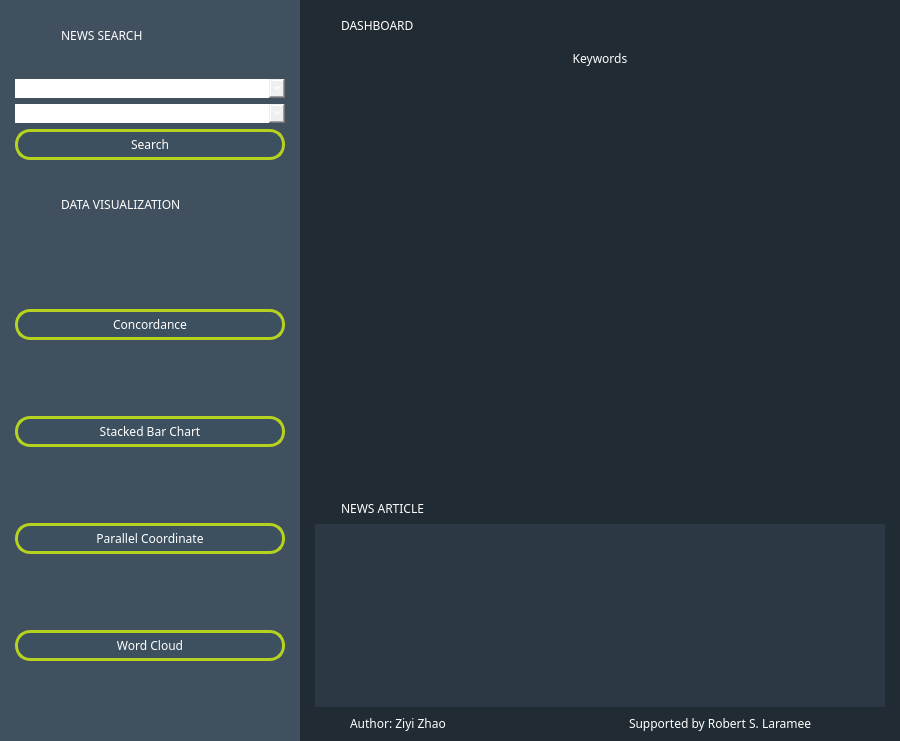
<?xml version="1.0" encoding="UTF-8"?>
<ui version="4.0">
 <class>MainWindow</class>
 <widget class="QMainWindow" name="MainWindow">
  <property name="geometry">
   <rect>
    <x>0</x>
    <y>0</y>
    <width>900</width>
    <height>741</height>
   </rect>
  </property>
  <property name="windowTitle">
   <string>MainWindow</string>
  </property>
  <widget class="QWidget" name="centralwidget">
   <property name="styleSheet">
    <string notr="true">*{
color:#fff;
font-family: NovaFlat;
font-size:12px;
border: nine;
background: none;
}
#centralwidget{
background-color: rgb(33, 43, 51);
}

</string>
   </property>
   <layout class="QHBoxLayout" name="horizontalLayout">
    <property name="spacing">
     <number>0</number>
    </property>
    <property name="leftMargin">
     <number>0</number>
    </property>
    <property name="topMargin">
     <number>0</number>
    </property>
    <property name="rightMargin">
     <number>0</number>
    </property>
    <property name="bottomMargin">
     <number>0</number>
    </property>
    <item>
     <widget class="QWidget" name="widget_1" native="true">
      <property name="minimumSize">
       <size>
        <width>300</width>
        <height>0</height>
       </size>
      </property>
      <property name="styleSheet">
       <string notr="true">#widget_1{

background-color: rgb(65, 80, 95);
}

#Search QPushButton{
         padding: 4px;
		background-color: rgb(61, 80, 95);
		border-radius: 15px;
		border: 3px solid rgb(180, 210, 30);
}

#Search QPushButton:hover{
		background-color: rgb(180, 210, 30);
}


#Buttonsum QPushButton{
         padding: 4px;
		background-color: rgb(61, 80, 95);
		border-radius: 15px;
		border: 3px solid rgb(180, 210, 30);
}

#Buttonsum QPushButton:hover{
		background-color: rgb(180, 210, 30);
}
</string>
      </property>
      <layout class="QVBoxLayout" name="verticalLayout">
       <property name="leftMargin">
        <number>6</number>
       </property>
       <property name="topMargin">
        <number>6</number>
       </property>
       <property name="rightMargin">
        <number>6</number>
       </property>
       <property name="bottomMargin">
        <number>6</number>
       </property>
       <item alignment="Qt::AlignTop">
        <widget class="QFrame" name="Label_1">
         <property name="styleSheet">
          <string notr="true"/>
         </property>
         <property name="frameShape">
          <enum>QFrame::StyledPanel</enum>
         </property>
         <property name="frameShadow">
          <enum>QFrame::Raised</enum>
         </property>
         <layout class="QHBoxLayout" name="horizontalLayout_2">
          <item>
           <widget class="QLabel" name="label_1">
            <property name="minimumSize">
             <size>
              <width>40</width>
              <height>40</height>
             </size>
            </property>
            <property name="maximumSize">
             <size>
              <width>40</width>
              <height>40</height>
             </size>
            </property>
            <property name="text">
             <string/>
            </property>
            <property name="pixmap">
             <pixmap resource="resources.qrc">:/icons/icons/8725474_book_reader_icon.png</pixmap>
            </property>
            <property name="scaledContents">
             <bool>true</bool>
            </property>
           </widget>
          </item>
          <item>
           <widget class="QLabel" name="icon_1">
            <property name="font">
             <font>
              <family>NovaFlat</family>
              <pointsize>-1</pointsize>
             </font>
            </property>
            <property name="text">
             <string>NEWS SEARCH</string>
            </property>
            <property name="scaledContents">
             <bool>false</bool>
            </property>
           </widget>
          </item>
         </layout>
        </widget>
       </item>
       <item>
        <widget class="QFrame" name="Search">
         <property name="styleSheet">
          <string notr="true"/>
         </property>
         <property name="frameShape">
          <enum>QFrame::StyledPanel</enum>
         </property>
         <property name="frameShadow">
          <enum>QFrame::Raised</enum>
         </property>
         <layout class="QVBoxLayout" name="verticalLayout_8">
          <item>
           <widget class="QComboBox" name="comboBox_year">
            <property name="enabled">
             <bool>true</bool>
            </property>
            <property name="mouseTracking">
             <bool>true</bool>
            </property>
            <property name="maxVisibleItems">
             <number>5</number>
            </property>
            <property name="maxCount">
             <number>10</number>
            </property>
            <property name="insertPolicy">
             <enum>QComboBox::NoInsert</enum>
            </property>
            <item>
             <property name="text">
              <string>ALL</string>
             </property>
            </item>
            <item>
             <property name="text">
              <string>2016</string>
             </property>
            </item>
            <item>
             <property name="text">
              <string>2017</string>
             </property>
            </item>
            <item>
             <property name="text">
              <string>2018</string>
             </property>
            </item>
            <item>
             <property name="text">
              <string>2019</string>
             </property>
            </item>
            <item>
             <property name="text">
              <string>2020</string>
             </property>
            </item>
           </widget>
          </item>
          <item>
           <widget class="QComboBox" name="comboBox_pub">
            <property name="font">
             <font>
              <family>NovaFlat</family>
              <pointsize>-1</pointsize>
             </font>
            </property>
            <property name="maxVisibleItems">
             <number>5</number>
            </property>
            <property name="maxCount">
             <number>10</number>
            </property>
            <property name="insertPolicy">
             <enum>QComboBox::NoInsert</enum>
            </property>
            <item>
             <property name="text">
              <string>ALL</string>
             </property>
            </item>
            <item>
             <property name="text">
              <string>Reuters</string>
             </property>
            </item>
            <item>
             <property name="text">
              <string>The New York Times</string>
             </property>
            </item>
            <item>
             <property name="text">
              <string>CNBC</string>
             </property>
            </item>
            <item>
             <property name="text">
              <string>The Hill</string>
             </property>
            </item>
            <item>
             <property name="text">
              <string>People</string>
             </property>
            </item>
            <item>
             <property name="text">
              <string>CNN</string>
             </property>
            </item>
           </widget>
          </item>
          <item>
           <widget class="QPushButton" name="searchButton">
            <property name="styleSheet">
             <string notr="true">#frame_3 QPushButton{
         padding: 4px;
		background-color: rgb(61, 80, 95);
		border-radius: 15px;
		border: 3px solid rgb(180, 210, 30);
}

#frame_3 QPushButton:hover{
		background-color: rgb(180, 210, 30);
}

</string>
            </property>
            <property name="text">
             <string>Search</string>
            </property>
            <property name="icon">
             <iconset resource="resources.qrc">
              <normaloff>:/icons/icons/8726285_search_plus_icon.png</normaloff>:/icons/icons/8726285_search_plus_icon.png</iconset>
            </property>
           </widget>
          </item>
         </layout>
        </widget>
       </item>
       <item alignment="Qt::AlignTop">
        <widget class="QFrame" name="Label_2">
         <property name="styleSheet">
          <string notr="true"/>
         </property>
         <property name="frameShape">
          <enum>QFrame::StyledPanel</enum>
         </property>
         <property name="frameShadow">
          <enum>QFrame::Raised</enum>
         </property>
         <layout class="QHBoxLayout" name="horizontalLayout_5">
          <item>
           <widget class="QLabel" name="icon_2">
            <property name="minimumSize">
             <size>
              <width>40</width>
              <height>40</height>
             </size>
            </property>
            <property name="maximumSize">
             <size>
              <width>40</width>
              <height>40</height>
             </size>
            </property>
            <property name="text">
             <string/>
            </property>
            <property name="pixmap">
             <pixmap resource="resources.qrc">:/icons/icons/8726091_image_icon.png</pixmap>
            </property>
            <property name="scaledContents">
             <bool>true</bool>
            </property>
           </widget>
          </item>
          <item>
           <widget class="QLabel" name="label_2">
            <property name="text">
             <string>DATA VISUALIZATION</string>
            </property>
           </widget>
          </item>
         </layout>
        </widget>
       </item>
       <item>
        <widget class="QFrame" name="Buttonsum">
         <property name="sizePolicy">
          <sizepolicy hsizetype="Preferred" vsizetype="Expanding">
           <horstretch>0</horstretch>
           <verstretch>0</verstretch>
          </sizepolicy>
         </property>
         <property name="frameShape">
          <enum>QFrame::StyledPanel</enum>
         </property>
         <property name="frameShadow">
          <enum>QFrame::Raised</enum>
         </property>
         <layout class="QVBoxLayout" name="verticalLayout_3">
          <property name="topMargin">
           <number>0</number>
          </property>
          <property name="bottomMargin">
           <number>0</number>
          </property>
          <item>
           <widget class="QPushButton" name="concordance">
            <property name="text">
             <string>Concordance</string>
            </property>
            <property name="icon">
             <iconset resource="resources.qrc">
              <normaloff>:/icons/icons/8726088_map_icon.png</normaloff>:/icons/icons/8726088_map_icon.png</iconset>
            </property>
           </widget>
          </item>
          <item>
           <widget class="QPushButton" name="starcked">
            <property name="text">
             <string>Stacked Bar Chart</string>
            </property>
            <property name="icon">
             <iconset resource="resources.qrc">
              <normaloff>:/icons/icons/8726353_panel_add_icon.png</normaloff>:/icons/icons/8726353_panel_add_icon.png</iconset>
            </property>
           </widget>
          </item>
          <item>
           <widget class="QPushButton" name="parallel">
            <property name="text">
             <string>Parallel Coordinate</string>
            </property>
            <property name="icon">
             <iconset resource="resources.qrc">
              <normaloff>:/icons/icons/list_ul_icon.png</normaloff>:/icons/icons/list_ul_icon.png</iconset>
            </property>
           </widget>
          </item>
          <item>
           <widget class="QPushButton" name="wordcloud">
            <property name="text">
             <string>Word Cloud</string>
            </property>
            <property name="icon">
             <iconset resource="resources.qrc">
              <normaloff>:/icons/icons/8725643_cloud_wind_icon.png</normaloff>:/icons/icons/8725643_cloud_wind_icon.png</iconset>
            </property>
           </widget>
          </item>
         </layout>
        </widget>
       </item>
      </layout>
     </widget>
    </item>
    <item>
     <widget class="QWidget" name="widget_2" native="true">
      <property name="minimumSize">
       <size>
        <width>500</width>
        <height>0</height>
       </size>
      </property>
      <property name="styleSheet">
       <string notr="true"/>
      </property>
      <layout class="QVBoxLayout" name="verticalLayout_2">
       <property name="leftMargin">
        <number>6</number>
       </property>
       <property name="topMargin">
        <number>6</number>
       </property>
       <property name="rightMargin">
        <number>6</number>
       </property>
       <property name="bottomMargin">
        <number>6</number>
       </property>
       <item>
        <widget class="QFrame" name="dashboard">
         <property name="frameShape">
          <enum>QFrame::StyledPanel</enum>
         </property>
         <property name="frameShadow">
          <enum>QFrame::Raised</enum>
         </property>
         <layout class="QHBoxLayout" name="horizontalLayout_3">
          <property name="bottomMargin">
           <number>0</number>
          </property>
          <item>
           <widget class="QLabel" name="icon_6">
            <property name="minimumSize">
             <size>
              <width>20</width>
              <height>20</height>
             </size>
            </property>
            <property name="maximumSize">
             <size>
              <width>20</width>
              <height>20</height>
             </size>
            </property>
            <property name="text">
             <string/>
            </property>
            <property name="pixmap">
             <pixmap resource="resources.qrc">:/icons/icons/8726127_monitor_icon.png</pixmap>
            </property>
            <property name="scaledContents">
             <bool>true</bool>
            </property>
            <property name="alignment">
             <set>Qt::AlignJustify|Qt::AlignVCenter</set>
            </property>
           </widget>
          </item>
          <item>
           <widget class="QLabel" name="label_6">
            <property name="font">
             <font>
              <family>NovaFlat</family>
              <pointsize>-1</pointsize>
             </font>
            </property>
            <property name="text">
             <string>DASHBOARD</string>
            </property>
            <property name="alignment">
             <set>Qt::AlignLeading|Qt::AlignLeft|Qt::AlignVCenter</set>
            </property>
            <property name="indent">
             <number>0</number>
            </property>
           </widget>
          </item>
         </layout>
        </widget>
       </item>
       <item>
        <widget class="QFrame" name="IMAGE">
         <property name="minimumSize">
          <size>
           <width>0</width>
           <height>0</height>
          </size>
         </property>
         <property name="frameShape">
          <enum>QFrame::StyledPanel</enum>
         </property>
         <property name="frameShadow">
          <enum>QFrame::Raised</enum>
         </property>
         <layout class="QVBoxLayout" name="verticalLayout_7">
          <property name="topMargin">
           <number>0</number>
          </property>
          <property name="bottomMargin">
           <number>0</number>
          </property>
          <item>
           <widget class="QStackedWidget" name="stackedWidget">
            <property name="minimumSize">
             <size>
              <width>0</width>
              <height>450</height>
             </size>
            </property>
            <property name="styleSheet">
             <string notr="true">#FREQUENCY,#WELCOME,#SMABARCHART,#PARALELL,#WORDCLOUD,#Newsvalue
{
background-color: rgba(61, 80, 95, 100);
}</string>
            </property>
            <property name="currentIndex">
             <number>5</number>
            </property>
            <widget class="QWidget" name="FREQUENCY">
             <layout class="QVBoxLayout" name="verticalLayout_9">
              <item alignment="Qt::AlignTop">
               <widget class="QFrame" name="con">
                <property name="frameShape">
                 <enum>QFrame::StyledPanel</enum>
                </property>
                <property name="frameShadow">
                 <enum>QFrame::Raised</enum>
                </property>
                <layout class="QVBoxLayout" name="verticalLayout_10">
                 <property name="topMargin">
                  <number>0</number>
                 </property>
                 <property name="bottomMargin">
                  <number>0</number>
                 </property>
                 <item>
                  <widget class="QLabel" name="con_label">
                   <property name="text">
                    <string>Concordance Treemap</string>
                   </property>
                   <property name="alignment">
                    <set>Qt::AlignCenter</set>
                   </property>
                  </widget>
                 </item>
                </layout>
               </widget>
              </item>
              <item>
               <widget class="QFrame" name="con_frame">
                <property name="sizePolicy">
                 <sizepolicy hsizetype="Preferred" vsizetype="Expanding">
                  <horstretch>0</horstretch>
                  <verstretch>0</verstretch>
                 </sizepolicy>
                </property>
                <property name="frameShape">
                 <enum>QFrame::StyledPanel</enum>
                </property>
                <property name="frameShadow">
                 <enum>QFrame::Raised</enum>
                </property>
                <layout class="QGridLayout" name="gridLayout"/>
               </widget>
              </item>
             </layout>
            </widget>
            <widget class="QWidget" name="WELCOME">
             <layout class="QVBoxLayout" name="verticalLayout_5">
              <item>
               <widget class="QFrame" name="welcome">
                <property name="frameShape">
                 <enum>QFrame::StyledPanel</enum>
                </property>
                <property name="frameShadow">
                 <enum>QFrame::Raised</enum>
                </property>
                <layout class="QVBoxLayout" name="verticalLayout_6">
                 <item>
                  <widget class="QLabel" name="back_label">
                   <property name="text">
                    <string/>
                   </property>
                  </widget>
                 </item>
                </layout>
               </widget>
              </item>
             </layout>
            </widget>
            <widget class="QWidget" name="SMABARCHART">
             <layout class="QVBoxLayout" name="verticalLayout_14">
              <item>
               <widget class="QFrame" name="bar">
                <property name="frameShape">
                 <enum>QFrame::StyledPanel</enum>
                </property>
                <property name="frameShadow">
                 <enum>QFrame::Raised</enum>
                </property>
                <layout class="QVBoxLayout" name="verticalLayout_13">
                 <property name="topMargin">
                  <number>0</number>
                 </property>
                 <property name="bottomMargin">
                  <number>0</number>
                 </property>
                 <item>
                  <widget class="QLabel" name="bar_label">
                   <property name="text">
                    <string>Sentiment Analysis Stacked Bar Chart</string>
                   </property>
                   <property name="alignment">
                    <set>Qt::AlignCenter</set>
                   </property>
                  </widget>
                 </item>
                </layout>
               </widget>
              </item>
              <item>
               <widget class="QFrame" name="frame_3">
                <property name="styleSheet">
                 <string notr="true">#frame_3 QPushButton{
         padding: 4px;
		background-color: rgb(61, 80, 95);
		border-radius: 15px;
		border: 3px solid rgb(180, 210, 30);
}

#frame_3 QPushButton:hover{
		background-color: rgb(180, 210, 30);
}</string>
                </property>
                <property name="frameShape">
                 <enum>QFrame::StyledPanel</enum>
                </property>
                <property name="frameShadow">
                 <enum>QFrame::Raised</enum>
                </property>
                <layout class="QHBoxLayout" name="horizontalLayout_7">
                 <item>
                  <widget class="QPushButton" name="SUM">
                   <property name="text">
                    <string>SUM SCORE</string>
                   </property>
                  </widget>
                 </item>
                 <item>
                  <widget class="QPushButton" name="MEAN">
                   <property name="text">
                    <string>MEAN SCORE</string>
                   </property>
                  </widget>
                 </item>
                </layout>
               </widget>
              </item>
              <item>
               <widget class="QFrame" name="bar_frame">
                <property name="sizePolicy">
                 <sizepolicy hsizetype="Preferred" vsizetype="Expanding">
                  <horstretch>0</horstretch>
                  <verstretch>0</verstretch>
                 </sizepolicy>
                </property>
                <layout class="QGridLayout" name="gridLayout_3"/>
               </widget>
              </item>
             </layout>
            </widget>
            <widget class="QWidget" name="PARALELL">
             <layout class="QVBoxLayout" name="verticalLayout_16">
              <item>
               <widget class="QFrame" name="par">
                <property name="frameShape">
                 <enum>QFrame::StyledPanel</enum>
                </property>
                <property name="frameShadow">
                 <enum>QFrame::Raised</enum>
                </property>
                <layout class="QVBoxLayout" name="verticalLayout_15">
                 <property name="topMargin">
                  <number>0</number>
                 </property>
                 <property name="bottomMargin">
                  <number>0</number>
                 </property>
                 <item>
                  <widget class="QLabel" name="par_label">
                   <property name="font">
                    <font>
                     <family>NovaFlat</family>
                     <pointsize>-1</pointsize>
                    </font>
                   </property>
                   <property name="text">
                    <string>Parallel Coordinate Chart</string>
                   </property>
                   <property name="alignment">
                    <set>Qt::AlignCenter</set>
                   </property>
                  </widget>
                 </item>
                </layout>
               </widget>
              </item>
              <item>
               <widget class="QFrame" name="par_frame">
                <property name="sizePolicy">
                 <sizepolicy hsizetype="Preferred" vsizetype="Expanding">
                  <horstretch>0</horstretch>
                  <verstretch>0</verstretch>
                 </sizepolicy>
                </property>
                <property name="minimumSize">
                 <size>
                  <width>0</width>
                  <height>0</height>
                 </size>
                </property>
                <property name="frameShape">
                 <enum>QFrame::StyledPanel</enum>
                </property>
                <property name="frameShadow">
                 <enum>QFrame::Raised</enum>
                </property>
                <layout class="QGridLayout" name="gridLayout_4">
                 <property name="topMargin">
                  <number>0</number>
                 </property>
                 <property name="bottomMargin">
                  <number>0</number>
                 </property>
                </layout>
               </widget>
              </item>
             </layout>
            </widget>
            <widget class="QWidget" name="WORDCLOUD">
             <layout class="QVBoxLayout" name="verticalLayout_18">
              <item>
               <widget class="QFrame" name="cloud">
                <property name="frameShape">
                 <enum>QFrame::StyledPanel</enum>
                </property>
                <property name="frameShadow">
                 <enum>QFrame::Raised</enum>
                </property>
                <layout class="QVBoxLayout" name="verticalLayout_17">
                 <property name="topMargin">
                  <number>0</number>
                 </property>
                 <property name="bottomMargin">
                  <number>0</number>
                 </property>
                 <item>
                  <widget class="QLabel" name="cloud_label">
                   <property name="text">
                    <string>Word Cloud</string>
                   </property>
                   <property name="alignment">
                    <set>Qt::AlignCenter</set>
                   </property>
                  </widget>
                 </item>
                </layout>
               </widget>
              </item>
              <item>
               <widget class="QFrame" name="frame_4">
                <property name="styleSheet">
                 <string notr="true">#frame_4 QPushButton{
         padding: 4px;
		background-color: rgb(61, 80, 95);
		border-radius: 15px;
		border: 3px solid rgb(180, 210, 30);
}

#frame_4 QPushButton:hover{
		background-color: rgb(180, 210, 30);
}</string>
                </property>
                <property name="frameShape">
                 <enum>QFrame::StyledPanel</enum>
                </property>
                <property name="frameShadow">
                 <enum>QFrame::Raised</enum>
                </property>
                <layout class="QHBoxLayout" name="horizontalLayout_8">
                 <item>
                  <widget class="QPushButton" name="onegram">
                   <property name="text">
                    <string>1-gram</string>
                   </property>
                  </widget>
                 </item>
                 <item>
                  <widget class="QPushButton" name="bigram">
                   <property name="text">
                    <string>bi-gram</string>
                   </property>
                  </widget>
                 </item>
                 <item>
                  <widget class="QPushButton" name="pushButton_3">
                   <property name="text">
                    <string>tri-gram</string>
                   </property>
                  </widget>
                 </item>
                </layout>
               </widget>
              </item>
              <item>
               <widget class="QFrame" name="cloud_frame">
                <property name="sizePolicy">
                 <sizepolicy hsizetype="Preferred" vsizetype="Expanding">
                  <horstretch>0</horstretch>
                  <verstretch>0</verstretch>
                 </sizepolicy>
                </property>
                <property name="frameShape">
                 <enum>QFrame::StyledPanel</enum>
                </property>
                <property name="frameShadow">
                 <enum>QFrame::Raised</enum>
                </property>
                <layout class="QGridLayout" name="gridLayout_5"/>
               </widget>
              </item>
             </layout>
            </widget>
            <widget class="QWidget" name="Article">
             <layout class="QVBoxLayout" name="verticalLayout_12">
              <item>
               <widget class="QFrame" name="value">
                <property name="frameShape">
                 <enum>QFrame::StyledPanel</enum>
                </property>
                <property name="frameShadow">
                 <enum>QFrame::Raised</enum>
                </property>
                <layout class="QVBoxLayout" name="verticalLayout_11">
                 <property name="topMargin">
                  <number>0</number>
                 </property>
                 <property name="bottomMargin">
                  <number>0</number>
                 </property>
                 <item>
                  <widget class="QLabel" name="value_label">
                   <property name="text">
                    <string>Keywords</string>
                   </property>
                   <property name="alignment">
                    <set>Qt::AlignCenter</set>
                   </property>
                  </widget>
                 </item>
                </layout>
               </widget>
              </item>
              <item>
               <widget class="QFrame" name="value_frame">
                <property name="sizePolicy">
                 <sizepolicy hsizetype="Preferred" vsizetype="Expanding">
                  <horstretch>0</horstretch>
                  <verstretch>0</verstretch>
                 </sizepolicy>
                </property>
                <property name="frameShape">
                 <enum>QFrame::StyledPanel</enum>
                </property>
                <property name="frameShadow">
                 <enum>QFrame::Raised</enum>
                </property>
                <layout class="QGridLayout" name="gridLayout_2"/>
               </widget>
              </item>
             </layout>
            </widget>
           </widget>
          </item>
         </layout>
        </widget>
       </item>
       <item>
        <widget class="QFrame" name="frame_2">
         <property name="frameShape">
          <enum>QFrame::StyledPanel</enum>
         </property>
         <property name="frameShadow">
          <enum>QFrame::Raised</enum>
         </property>
         <layout class="QHBoxLayout" name="horizontalLayout_6">
          <property name="topMargin">
           <number>1</number>
          </property>
          <property name="bottomMargin">
           <number>0</number>
          </property>
          <item>
           <widget class="QLabel" name="icon_7">
            <property name="minimumSize">
             <size>
              <width>20</width>
              <height>20</height>
             </size>
            </property>
            <property name="maximumSize">
             <size>
              <width>20</width>
              <height>20</height>
             </size>
            </property>
            <property name="text">
             <string/>
            </property>
            <property name="pixmap">
             <pixmap resource="resources.qrc">:/icons/icons/8725474_book_reader_icon.png</pixmap>
            </property>
            <property name="scaledContents">
             <bool>true</bool>
            </property>
            <property name="alignment">
             <set>Qt::AlignJustify|Qt::AlignVCenter</set>
            </property>
           </widget>
          </item>
          <item>
           <widget class="QLabel" name="label_7">
            <property name="font">
             <font>
              <family>NovaFlat</family>
              <pointsize>-1</pointsize>
             </font>
            </property>
            <property name="text">
             <string>NEWS ARTICLE</string>
            </property>
            <property name="alignment">
             <set>Qt::AlignLeading|Qt::AlignLeft|Qt::AlignVCenter</set>
            </property>
            <property name="indent">
             <number>0</number>
            </property>
           </widget>
          </item>
         </layout>
        </widget>
       </item>
       <item>
        <widget class="QFrame" name="AUTHOUR">
         <property name="maximumSize">
          <size>
           <width>16777215</width>
           <height>260</height>
          </size>
         </property>
         <property name="frameShape">
          <enum>QFrame::StyledPanel</enum>
         </property>
         <property name="frameShadow">
          <enum>QFrame::Raised</enum>
         </property>
         <layout class="QHBoxLayout" name="horizontalLayout_10">
          <property name="spacing">
           <number>6</number>
          </property>
          <property name="leftMargin">
           <number>0</number>
          </property>
          <property name="topMargin">
           <number>0</number>
          </property>
          <property name="rightMargin">
           <number>0</number>
          </property>
          <property name="bottomMargin">
           <number>0</number>
          </property>
          <item>
           <widget class="QFrame" name="authour">
            <property name="maximumSize">
             <size>
              <width>16777215</width>
              <height>300</height>
             </size>
            </property>
            <property name="frameShape">
             <enum>QFrame::StyledPanel</enum>
            </property>
            <property name="frameShadow">
             <enum>QFrame::Raised</enum>
            </property>
            <layout class="QVBoxLayout" name="verticalLayout_4">
             <property name="topMargin">
              <number>0</number>
             </property>
             <property name="bottomMargin">
              <number>2</number>
             </property>
             <item>
              <widget class="QTableWidget" name="tableWidget">
               <property name="sizePolicy">
                <sizepolicy hsizetype="Preferred" vsizetype="Expanding">
                 <horstretch>0</horstretch>
                 <verstretch>0</verstretch>
                </sizepolicy>
               </property>
               <property name="minimumSize">
                <size>
                 <width>0</width>
                 <height>140</height>
                </size>
               </property>
               <property name="maximumSize">
                <size>
                 <width>16777215</width>
                 <height>250</height>
                </size>
               </property>
               <property name="styleSheet">
                <string notr="true">#tableWidget{
background-color: rgba(61, 80, 95, 100);
}</string>
               </property>
              </widget>
             </item>
             <item alignment="Qt::AlignBottom">
              <widget class="QFrame" name="frame">
               <property name="frameShape">
                <enum>QFrame::StyledPanel</enum>
               </property>
               <property name="frameShadow">
                <enum>QFrame::Raised</enum>
               </property>
               <layout class="QHBoxLayout" name="horizontalLayout_4">
                <property name="topMargin">
                 <number>0</number>
                </property>
                <property name="bottomMargin">
                 <number>0</number>
                </property>
                <item>
                 <widget class="QLabel" name="icon_4">
                  <property name="minimumSize">
                   <size>
                    <width>20</width>
                    <height>20</height>
                   </size>
                  </property>
                  <property name="maximumSize">
                   <size>
                    <width>20</width>
                    <height>20</height>
                   </size>
                  </property>
                  <property name="text">
                   <string/>
                  </property>
                  <property name="pixmap">
                   <pixmap resource="resources.qrc">:/icons/icons/8726060_kid_icon.png</pixmap>
                  </property>
                  <property name="scaledContents">
                   <bool>true</bool>
                  </property>
                 </widget>
                </item>
                <item>
                 <widget class="QLabel" name="label_4">
                  <property name="font">
                   <font>
                    <family>NovaFlat</family>
                    <pointsize>-1</pointsize>
                   </font>
                  </property>
                  <property name="text">
                   <string>Author: Ziyi Zhao  </string>
                  </property>
                 </widget>
                </item>
                <item>
                 <widget class="QLabel" name="icon_5">
                  <property name="minimumSize">
                   <size>
                    <width>20</width>
                    <height>20</height>
                   </size>
                  </property>
                  <property name="maximumSize">
                   <size>
                    <width>20</width>
                    <height>20</height>
                   </size>
                  </property>
                  <property name="text">
                   <string/>
                  </property>
                  <property name="pixmap">
                   <pixmap resource="resources.qrc">:/icons/icons/8726460_users_alt_icon.png</pixmap>
                  </property>
                  <property name="scaledContents">
                   <bool>true</bool>
                  </property>
                 </widget>
                </item>
                <item>
                 <widget class="QLabel" name="label_5">
                  <property name="font">
                   <font>
                    <family>NovaFlat</family>
                    <pointsize>-1</pointsize>
                   </font>
                  </property>
                  <property name="text">
                   <string>Supported by Robert S. Laramee</string>
                  </property>
                 </widget>
                </item>
               </layout>
              </widget>
             </item>
            </layout>
           </widget>
          </item>
         </layout>
        </widget>
       </item>
      </layout>
     </widget>
    </item>
   </layout>
  </widget>
 </widget>
 <resources>
  <include location="resources.qrc"/>
 </resources>
 <connections/>
</ui>
